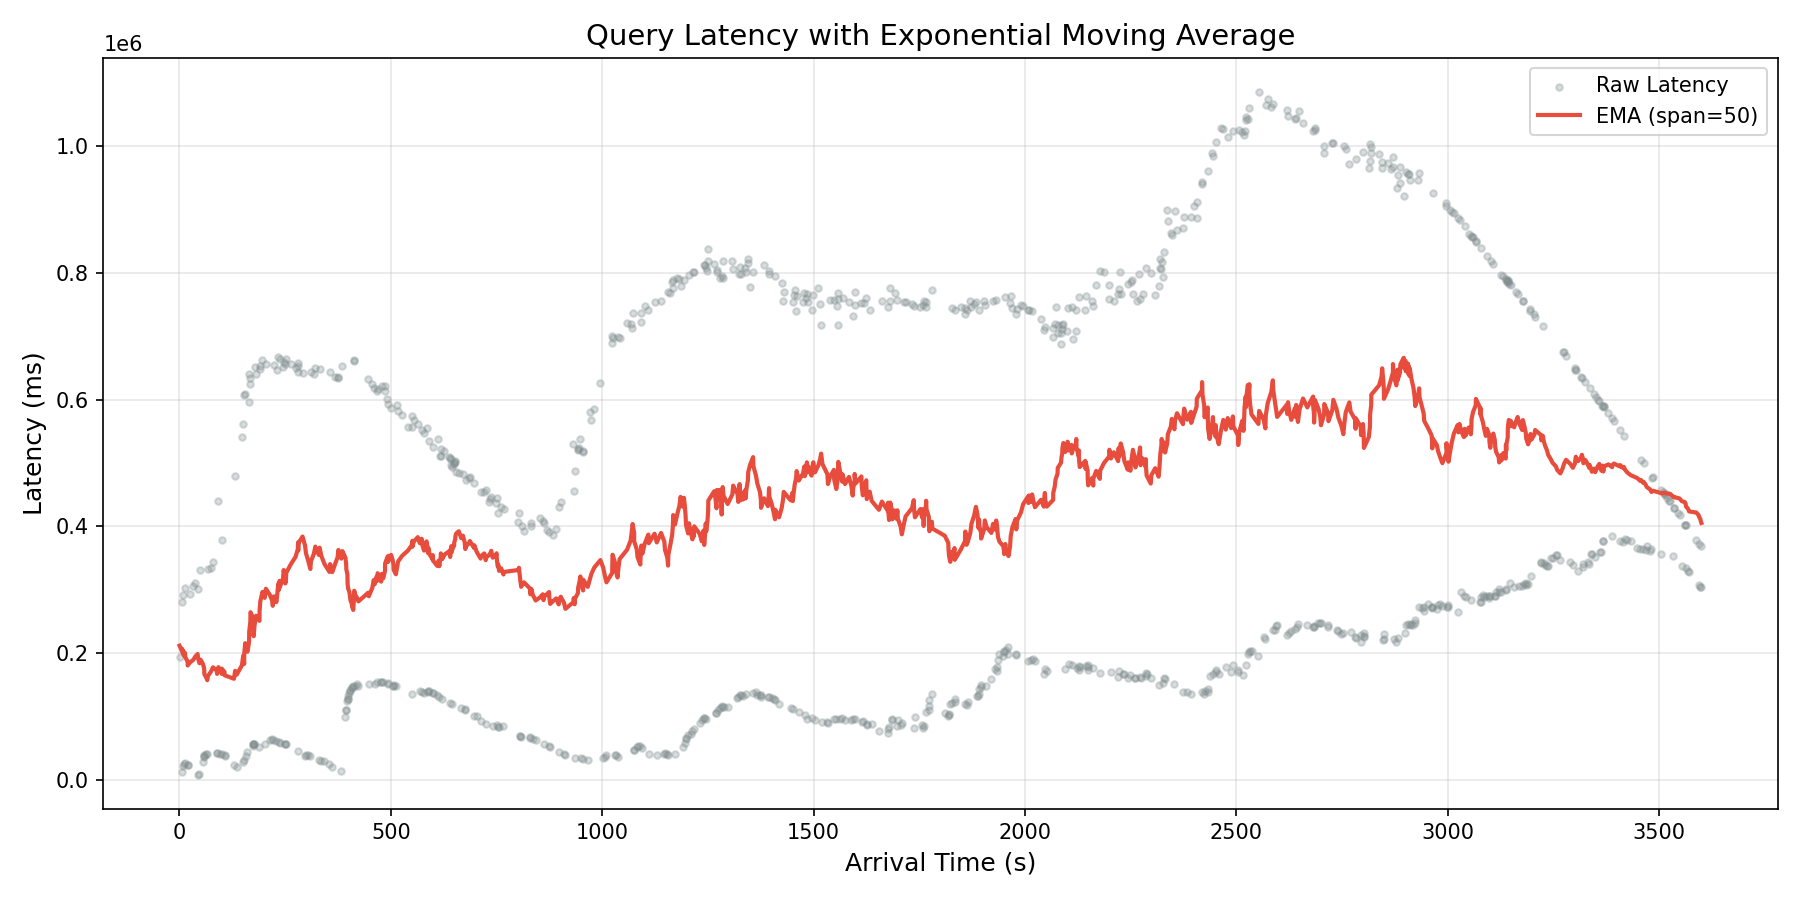

Here is the Python script that generated this plot:
import pandas as pd
import matplotlib.pyplot as plt

# Read the CSV file
df = pd.read_csv('/Users/xiaolonghuang/Desktop/ClickHouse/tpch/output/20260119_081505/001_np_greedy_58_p_greedy_140_lam0.141414_0.141414_len3600_s123_round_raw.csv')

# Filter out DROPPED rows (convert to numeric, coercing errors to NaN, then drop NaN)
df['latency_ms'] = pd.to_numeric(df['latency_ms'], errors='coerce')
df = df.dropna(subset=['latency_ms'])

# Sort by arrival time
df = df.sort_values('arrival_ms').reset_index(drop=True)

# Compute EMA with different spans
span = 50  # decay_factor = 2 / (span + 1), 
# higher decay factor, more weight on recent data

# Use average of first 'span' values as starting point for EMA
initial_avg = df['latency_ms'].iloc[:span].mean()

# Compute EMA manually with average as starting value
alpha = 2 / (span + 1)
ema_values = [initial_avg]
for val in df['latency_ms'].iloc[1:]:
    ema_values.append(alpha * val + (1 - alpha) * ema_values[-1])
df['ema_latency'] = ema_values

# Create the plot
plt.figure(figsize=(12, 6))

# Plot raw latency
plt.scatter(df['arrival_ms'] / 1000, df['latency_ms'], alpha=0.3, s=10, label='Raw Latency', color='#7f8c8d')

# Plot EMA
plt.plot(df['arrival_ms'] / 1000, df['ema_latency'], linewidth=2, label=f'EMA (span={span})', color='#e74c3c')

plt.xlabel('Arrival Time (s)', fontsize=12)
plt.ylabel('Latency (ms)', fontsize=12)
plt.title('Query Latency with Exponential Moving Average', fontsize=14)
plt.legend()
plt.grid(True, alpha=0.3)
plt.tight_layout()

# Save and show
plt.savefig('ema_latency.png', dpi=150)
plt.show()

print(f"Plot saved to ema_latency.png")
print(f"\nLatency Statistics:")
print(f"  Mean:   {df['latency_ms'].mean():.2f} ms")
print(f"  Median: {df['latency_ms'].median():.2f} ms")
print(f"  Std:    {df['latency_ms'].std():.2f} ms")
